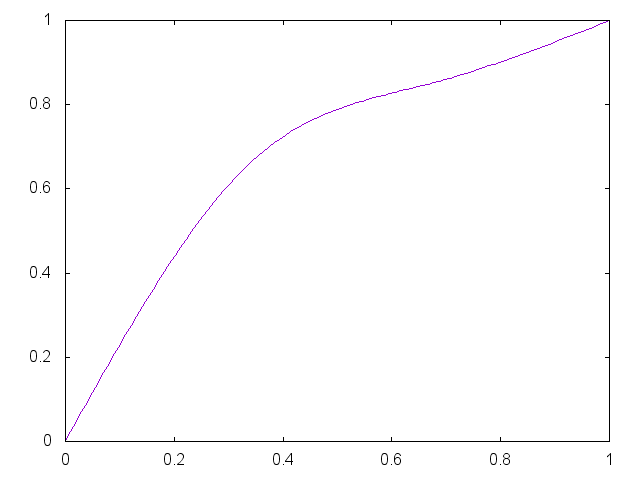

Write the gnuplot code that produced this figure.


set term png

set output "generate/static/generate/csplines-0.65-0.85.png"
plot '-' smooth csplines notitle
0 0
0.33 0.65
0.67 0.85 
1 1
e

reset;
